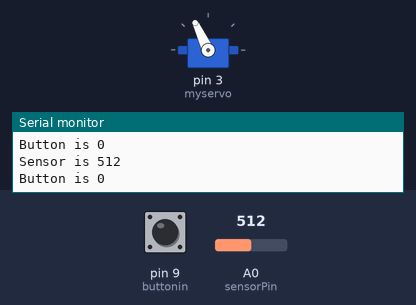
This sketch was run on a simulated Arduino Uno, built with avr-gcc and run on an emulated ATmega328P. Parts: servo, the last lines printed to the serial monitor. Inputs (shaded band) come from the test bench; at power-on: pin 9 (buttonin) LOW, A0 (sensorPin) = 512.

Above: at 1.2 s.
1.3 s: pin 9 (buttonin) pulled HIGH for 0.15 s
At 2.5 s:
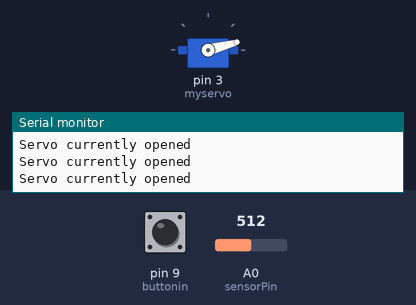
2.9 s: A0 (sensorPin) set to 290
At 3.9 s:
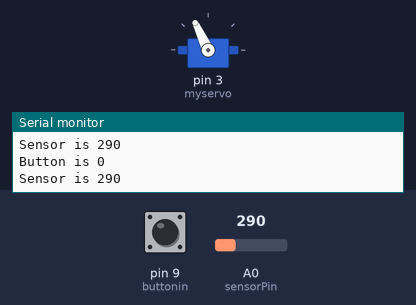
5.9 s: pin 9 (buttonin) pulled HIGH for 3.2 s
At 6.7 s:
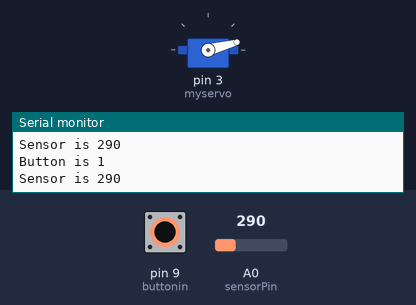
12.1 s: A0 (sensorPin) set to 110
13.6 s: A0 (sensorPin) set to 93
Timing chart, 0 to 16.1 s (numbered marks = the images above; inputs shaded):
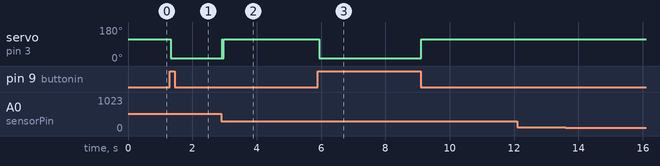

The sketch:

foodservo.ino
```cpp
#include <Servo.h>
//Servo vars
Servo myservo;
int pos = 0;    // stores servo position

//Light vars
int sensorPin = A0; // select the input pin for LDR
int sensorValue = 0; // variable to store the value coming from the sensor
int vcc1 = 2;


// Button vars
int buttonin = 9;  // Turns to HIGH when button pressed
int val = 0;     // variable for reading the button
int buttonvcc = 8;  // Connects HIGH to button

void setup() {
  //Light detector setup
  Serial.begin(9600); //sets serial port for communication
  pinMode(vcc1,OUTPUT);
  digitalWrite(vcc1,HIGH);

  //Button setup
  pinMode(buttonin, INPUT);
  pinMode(buttonvcc, OUTPUT);
  digitalWrite(buttonvcc, HIGH);

  //Servo setup
  myservo.attach(3);  // attaches the servo to pin 3
}

void loop() {

  //Servo code
  sensorValue = analogRead(sensorPin); // read the value from the sensor
  //Button code
  val = digitalRead(buttonin);
  Serial.print("Button is ");
  Serial.print(val);
  Serial.println();
  Serial.print("Sensor is ");
  Serial.print(sensorValue);
  Serial.println();
  if(val == HIGH) {  // if button is pressed
    while(sensorValue > 300) {  // while light is hitting sensor
      move_servo_open();  // open the servo
    }
    if(sensorValue < 300) {
      move_servo_open_hold();
    }
  }
  else if(val == LOW) {
    move_servo_close();
  }
}

void move_servo_open() {
  myservo.write(15);
  delay(15);
  sensorValue = analogRead(sensorPin); // read the value from the sensor
  Serial.println("Servo currently opened");
  if(sensorValue < 300) {  // if sensor gets covered
    move_servo_close();  // close servo
    Serial.println("Servo closed");
  }
}

void move_servo_open_hold() {
  myservo.write(15);
  delay(15);
}

void move_servo_close() {
  myservo.write(115);
  delay(15);
}
```

Measured:
- after the input at 1.3 s, servo on pin 3 (myservo): 115° → 15° at once
- after the input at 2.9 s, servo on pin 3 (myservo): 15° → 115° at once
- after the input at 5.9 s, servo on pin 3 (myservo): 115° → 15° at once, → 115° 3.2 s later
